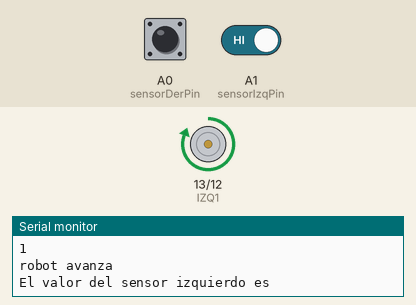
This sketch was run on a simulated Arduino Uno, built with avr-gcc and run on an emulated ATmega328P. On the bench: motor-driver pin pairs drawn as motors (green arrow = first pin HIGH = forward, orange = second pin HIGH = backward, longer = more drive), the last lines printed to the serial monitor. The inputs (shaded band) are chosen by the test bench; at power-on: A0 (sensorDerPin) HIGH, A1 (sensorIzqPin) HIGH.

Above: at 1.2 s.
1.3 s: A0 (sensorDerPin) driven LOW
At 2.3 s:
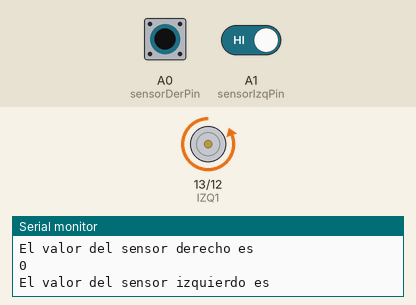
2.8 s: A1 (sensorIzqPin) driven LOW
At 3.7 s:
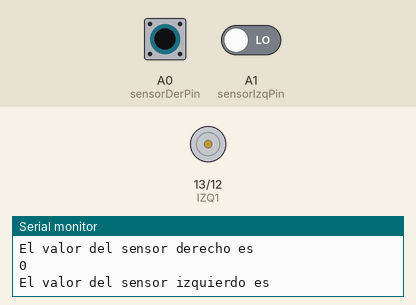
4.4 s: A1 (sensorIzqPin) driven HIGH
At 5.5 s:
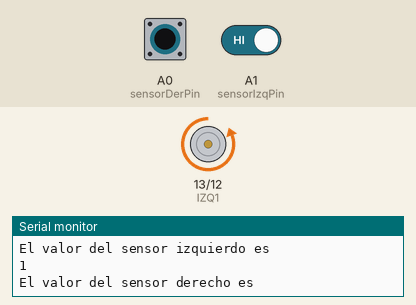
7.4 s: A0 (sensorDerPin) driven HIGH
At 8.4 s:
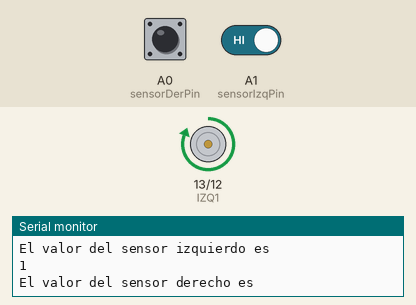
10.4 s: A0 (sensorDerPin) pulsed LOW 2 times (0.12 s each, 0.3 s apart)
At 10.89 s:
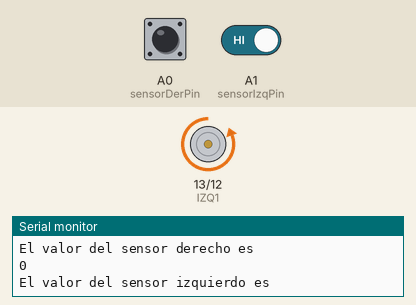
Timing chart, 0 to 13.4 s (numbered marks = the images above; inputs shaded):
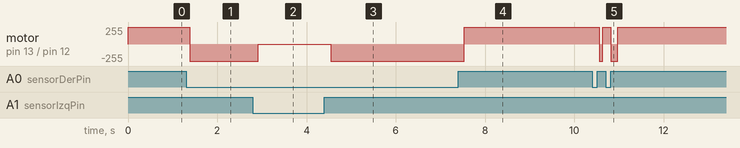

The sketch:

Arduino3.ino
```cpp
 /*
  Nombre: Robot Siguelíneas
*/
//MOTORES
// Definición de variables y constantes relacionadas con los motores
const int IZQ1 = 13;  // Pin digital 13 para controlar sentido giro motor izquierdo
const int IZQ2 = 12;  // Pin digital 12 para controlar sentido giro motor izquierdo


//SENSOR
// Definición de variables y constantes relacionadas con los sensores IR
int lecturaSensorIzq; // Almacena el valor de la lectura del sensor izquierdo
int lecturaSensorDer; //Valores para el sen. Der
const int sensorIzqPin = A1; // El sensor izq irá conectado al pin analógico A0
const int sensorDerPin = A0; //es a donde va conectado el sensor

void setup()
{
  // Se declaran todos los pines como salidas
  // Pines asociados a los motores
  pinMode (IZQ1, OUTPUT);
  pinMode (IZQ2, OUTPUT);
  pinMode(sensorIzqPin  , INPUT) ;
  pinMode(sensorDerPin  , INPUT) ;
  Serial.begin(9600); // Se inicia el puerto de comunicaciones en serie
}

void loop()
{

  lecturaSensorIR(); // Se lee el valor de los sensores IR
  // Se analiza el resultado de los sensores para hacer que el robot siga la línea negra

  // Si el resultado de ambos sensores es 0 (zona blanca) el robot sigue se para
  if(lecturaSensorIzq == 0 && lecturaSensorDer == 0)
  {
    robotParar(); // El robot para

  }
  // Si el izquierdo retorna 0 (zona blanca) y el derecho 1 (negra) el robot gira derecha
  if (lecturaSensorIzq == 0 && lecturaSensorDer == 1)
  {
    robotDerecha();
     // El robot gira a la derecha

  }
  // Si el izquierdo retorna 1 (zona negra) y el derecho 0 (blanca) el robot gira izquierda
  if (lecturaSensorIzq == 1 && lecturaSensorDer == 0)
  {
   robotIzquierda();

  }
  // Si ambos sensores retornan 0 (zona negra) el robot sigue recto
  if (lecturaSensorIzq == 1 && lecturaSensorDer == 1)
  {
    robotAvance(); // El robot avanza
    Serial.println("robot avanza");
  }

}
/*
  Función lecturaSensorIR: leerá el valor del sensor de infrarrojos TCRT5000
  y lo almacena en una variable. Dicho sensor retornará el valor 0 (LOW) si
  el sensor está en zona blanca y el valor 1 (HIGH) si el sensor está en zona
  negra.
*/
void lecturaSensorIR()
{
  lecturaSensorIzq = digitalRead(sensorIzqPin); // Almacena la lectura del sensor izquierdo
  lecturaSensorDer = digitalRead(sensorDerPin); // Almacena la lectura del sensor derecho

  Serial.println("El valor del sensor izquierdo es ");
  Serial.println(lecturaSensorIzq);

   Serial.println("El valor del sensor derecho es ");
  Serial.println(lecturaSensorDer);

}
/*
  Función robotAvance: esta función hará que ambos motores se activen a máxima potencia
  por lo que el robot avanzará hacia delante
*/
void robotAvance()
{
  // Motor izquierdo
  // Al mantener un pin HIGH y el otro LOW el motor gira en un sentido
  digitalWrite (IZQ1, HIGH);
  digitalWrite (IZQ2, LOW);

}
/*
  Función robotRetroceso: esta función hará que ambos motores se activen a máxima potencia
  en sentido contrario al anterior por lo que el robot avanzará hacia atrás
*/
void robotRetroceso()
{
  // Motor izquierdo
  // Al mantener un pin LOW y el otro HIGH el motor gira en sentido contrario al anterior
  digitalWrite (IZQ1, LOW);
  digitalWrite (IZQ2, HIGH);

}

/*
  Función robotDerecha: esta función acccionará el motor izquierdo y parará el derecho
  por lo que el coche girará hacia la derecha (sentido horario)
*/
void robotDerecha()
{
  //  Motor izquierdo
  // Se activa el motor izquierdo
  digitalWrite (IZQ1, HIGH);
  digitalWrite (IZQ2, LOW);

}
/*
  Función robotIzquierda: esta función acccionará el motor derecho y parará el izquierdo
  por lo que el coche girará hacia la izquierda (sentido antihorario)
*/
void robotIzquierda ()
{
   //  Motor izquierdo
  // Se para el motor izquierdo
  digitalWrite (IZQ1, LOW);
  digitalWrite (IZQ2, HIGH);

}
/*
  Función robotParar: esta función parará ambos motores
  por lo que el robot se parará.
*/
void robotParar()
{
  // Motor izquierdo
  // Se para el motor izquierdo
  digitalWrite (IZQ1, LOW);
  digitalWrite (IZQ2, LOW);


}
```

Measured:
- after the input at 1.3 s, motor on pin 13 (IZQ1) / pin 12 (IZQ2): forward 255/255 → backward 255/255 after 0.08 s
- after the input at 2.8 s, motor on pin 13 (IZQ1) / pin 12 (IZQ2): backward 255/255 → stopped after 0.12 s
- after the input at 4.4 s, motor on pin 13 (IZQ1) / pin 12 (IZQ2): stopped → backward 255/255 after 0.14 s
- after the input at 7.4 s, motor on pin 13 (IZQ1) / pin 12 (IZQ2): backward 255/255 → forward 255/255 after 0.14 s
- after the input at 10.4 s, motor on pin 13 (IZQ1) / pin 12 (IZQ2): forward 255/255 → backward 255/255 after 0.16 s, → forward 255/255 0.08 s later, → backward 255/255 0.18 s later, → forward 255/255 0.15 s later
